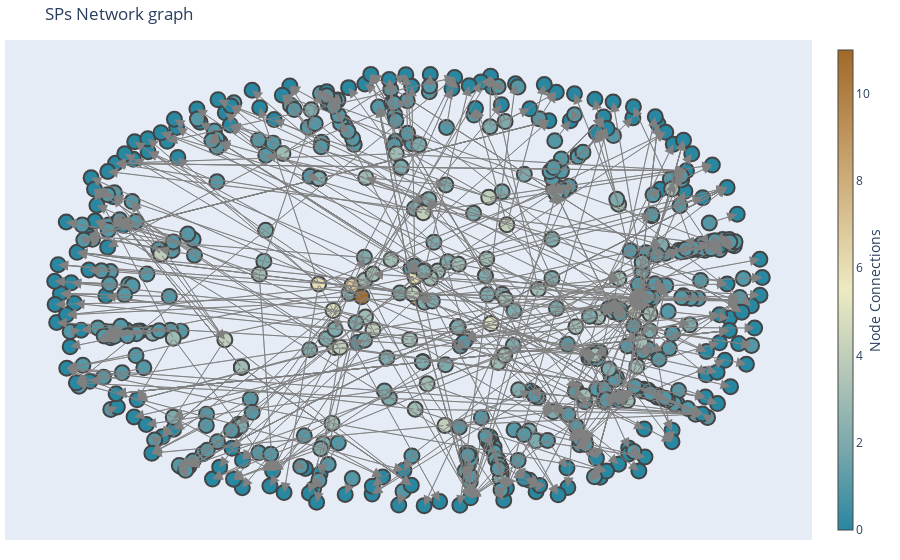

Notebook source saved alongside this figure:
### Code cell
data = [edge_trace, node_trace]

layout = go.Layout(
    title='SPs Network Graph',
    showlegend=False,
    hovermode='closest',
    margin=dict(b=20, l=5, r=5, t=40),
    xaxis=dict(showgrid=False,
               zeroline=False,
               showticklabels=False),
    yaxis=dict(showgrid=False,
               zeroline=False,
               showticklabels=False))

fig = go.Figure(data=data, layout=layout)

add_arrows(G.edges(), fig, pos)

fig.show()
